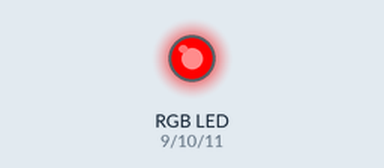
A sketch run on a simulated Arduino Uno, built with avr-gcc and run on an emulated ATmega328P. Shown: an RGB LED mixed from three pins (HIGH = lit).

Above: at 0.1 s.
At 0.9 s:
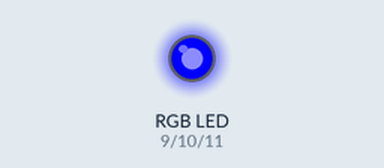
At 1.7 s:
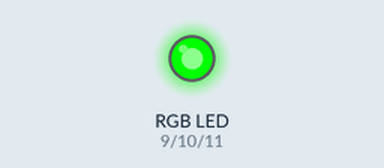
At 2.7 s:
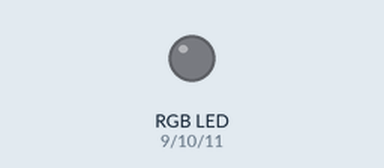
Timing chart, 0 to 3.0 s (numbered marks = the images above):
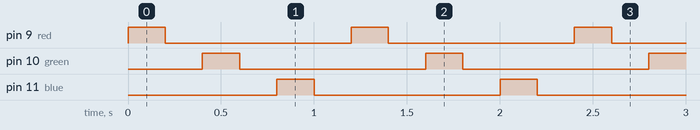

The sketch:

rgb_b.ino
```cpp
int red=9, green=10, blue=11;
void setup() {

pinMode(red, OUTPUT);
pinMode(green, OUTPUT);
pinMode(blue, OUTPUT);

}

void loop() {

digitalWrite(red, HIGH);
delay(200);
digitalWrite(red, LOW);
delay(200);


digitalWrite(green, HIGH);
delay(200);
digitalWrite(green, LOW);
delay(200);


digitalWrite(blue, HIGH);
delay(200);
digitalWrite(blue, LOW);
delay(200);

digitalWrite(red, LOW);
digitalWrite(green, LOW);
digitalWrite(blue, LOW);
}
```

Measured:
- by itself, pin 9 (red), pin 10 (green), pin 11 (blue): alternates HIGH for 0.20 s and LOW for 1.0 s
- by itself, everything shown: repeats every 1.2 s, in 6 steps
